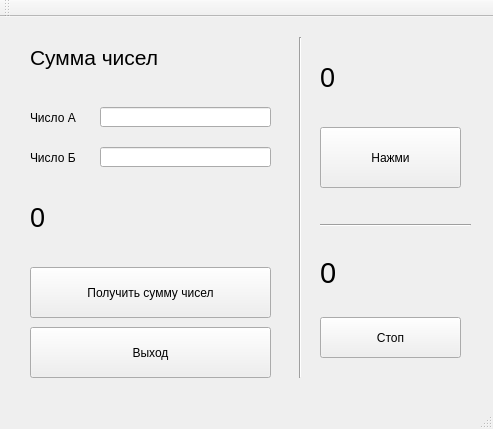
<?xml version="1.0" encoding="UTF-8"?>
<ui version="4.0">
 <class>MainWindow</class>
 <widget class="QMainWindow" name="MainWindow">
  <property name="geometry">
   <rect>
    <x>0</x>
    <y>0</y>
    <width>493</width>
    <height>429</height>
   </rect>
  </property>
  <property name="windowTitle">
   <string>MainWindow</string>
  </property>
  <widget class="QWidget" name="centralWidget">
   <widget class="QLabel" name="label">
    <property name="geometry">
     <rect>
      <x>30</x>
      <y>20</y>
      <width>221</width>
      <height>41</height>
     </rect>
    </property>
    <property name="font">
     <font>
      <pointsize>16</pointsize>
     </font>
    </property>
    <property name="text">
     <string>Сумма чисел</string>
    </property>
   </widget>
   <widget class="QLabel" name="label_2">
    <property name="geometry">
     <rect>
      <x>30</x>
      <y>90</y>
      <width>51</width>
      <height>21</height>
     </rect>
    </property>
    <property name="text">
     <string>Число А</string>
    </property>
   </widget>
   <widget class="QLabel" name="label_3">
    <property name="geometry">
     <rect>
      <x>30</x>
      <y>130</y>
      <width>51</width>
      <height>21</height>
     </rect>
    </property>
    <property name="text">
     <string>Число Б</string>
    </property>
   </widget>
   <widget class="QLineEdit" name="e1">
    <property name="geometry">
     <rect>
      <x>100</x>
      <y>90</y>
      <width>171</width>
      <height>20</height>
     </rect>
    </property>
   </widget>
   <widget class="QLineEdit" name="e2">
    <property name="geometry">
     <rect>
      <x>100</x>
      <y>130</y>
      <width>171</width>
      <height>20</height>
     </rect>
    </property>
   </widget>
   <widget class="QLabel" name="e3">
    <property name="geometry">
     <rect>
      <x>30</x>
      <y>180</y>
      <width>241</width>
      <height>41</height>
     </rect>
    </property>
    <property name="font">
     <font>
      <pointsize>20</pointsize>
     </font>
    </property>
    <property name="text">
     <string>0</string>
    </property>
   </widget>
   <widget class="QPushButton" name="b1">
    <property name="geometry">
     <rect>
      <x>30</x>
      <y>250</y>
      <width>241</width>
      <height>51</height>
     </rect>
    </property>
    <property name="text">
     <string>Получить сумму чисел</string>
    </property>
   </widget>
   <widget class="QPushButton" name="b2">
    <property name="geometry">
     <rect>
      <x>30</x>
      <y>310</y>
      <width>241</width>
      <height>51</height>
     </rect>
    </property>
    <property name="text">
     <string>Выход</string>
    </property>
   </widget>
   <widget class="Line" name="line">
    <property name="geometry">
     <rect>
      <x>290</x>
      <y>20</y>
      <width>20</width>
      <height>341</height>
     </rect>
    </property>
    <property name="orientation">
     <enum>Qt::Vertical</enum>
    </property>
   </widget>
   <widget class="QLabel" name="e4">
    <property name="geometry">
     <rect>
      <x>320</x>
      <y>40</y>
      <width>121</width>
      <height>41</height>
     </rect>
    </property>
    <property name="font">
     <font>
      <pointsize>20</pointsize>
     </font>
    </property>
    <property name="text">
     <string>0</string>
    </property>
   </widget>
   <widget class="QPushButton" name="b3">
    <property name="geometry">
     <rect>
      <x>320</x>
      <y>110</y>
      <width>141</width>
      <height>61</height>
     </rect>
    </property>
    <property name="text">
     <string>Нажми</string>
    </property>
   </widget>
   <widget class="Line" name="line_2">
    <property name="geometry">
     <rect>
      <x>320</x>
      <y>200</y>
      <width>151</width>
      <height>16</height>
     </rect>
    </property>
    <property name="orientation">
     <enum>Qt::Horizontal</enum>
    </property>
   </widget>
   <widget class="QLabel" name="e11">
    <property name="geometry">
     <rect>
      <x>320</x>
      <y>240</y>
      <width>151</width>
      <height>31</height>
     </rect>
    </property>
    <property name="font">
     <font>
      <pointsize>22</pointsize>
     </font>
    </property>
    <property name="text">
     <string>0</string>
    </property>
   </widget>
   <widget class="QPushButton" name="b5">
    <property name="geometry">
     <rect>
      <x>320</x>
      <y>300</y>
      <width>141</width>
      <height>41</height>
     </rect>
    </property>
    <property name="text">
     <string>Стоп</string>
    </property>
   </widget>
  </widget>
  <widget class="QMenuBar" name="menuBar">
   <property name="geometry">
    <rect>
     <x>0</x>
     <y>0</y>
     <width>493</width>
     <height>21</height>
    </rect>
   </property>
  </widget>
  <widget class="QToolBar" name="mainToolBar">
   <attribute name="toolBarArea">
    <enum>TopToolBarArea</enum>
   </attribute>
   <attribute name="toolBarBreak">
    <bool>false</bool>
   </attribute>
  </widget>
  <widget class="QStatusBar" name="statusBar"/>
 </widget>
 <layoutdefault spacing="6" margin="11"/>
 <resources/>
 <connections/>
</ui>
